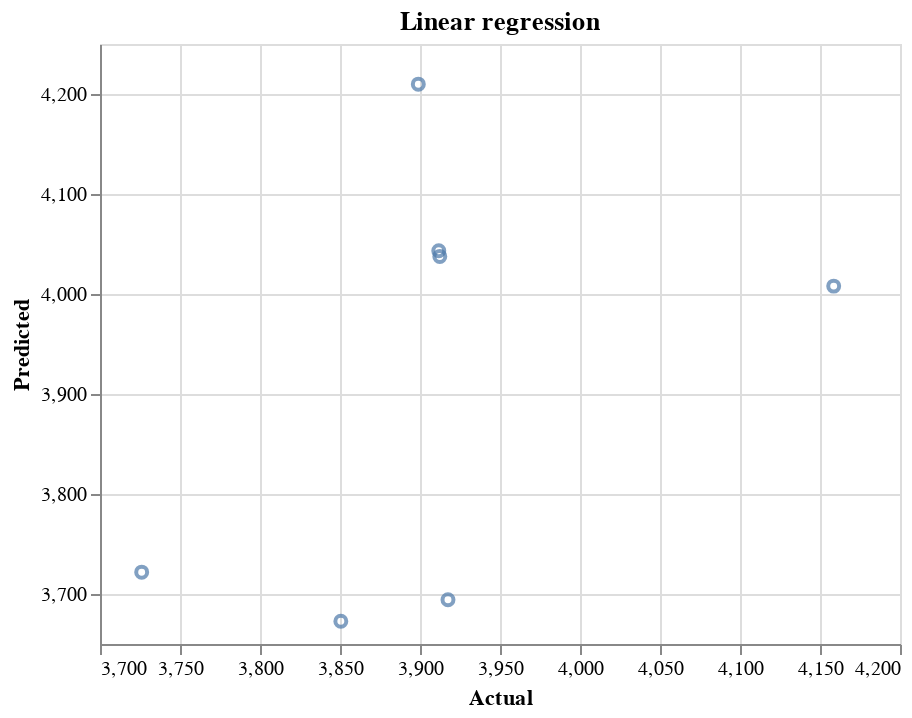

Source (notebook cell):
### Code cell
# Make a scatter plot of the actual vs predicted values
alt.Chart(pd.DataFrame({'Actual': Y_test, 'Linear regression': lm.predict(X_test)})).mark_point().encode(
    alt.X('Actual', scale=alt.Scale(zero=False), title='Actual'),
    alt.Y('Linear regression', scale=alt.Scale(zero=False), title='Predicted')
).properties(title = 'Linear regression')

### Figure 1 — Vega-Lite specification as saved in the notebook (floating-point values rounded to 4 significant figures)
{"config": {"view": {"continuousWidth": 400, "continuousHeight": 300}}, "data": {"name": "data-bf8e87bc67b681dcfe8901ef65171ab9"}, "mark": "point", "encoding": {"x": {"field": "Actual", "scale": {"zero": false}, "title": "Actual", "type": "quantitative"}, "y": {"field": "Linear regression", "scale": {"zero": false}, "title": "Predicted", "type": "quantitative"}}, "title": "Linear regression", "$schema": "https://vega.github.io/schema/vega-lite/v4.17.0.json", "datasets": {"data-bf8e87bc67b681dcfe8901ef65171ab9": [{"Actual": 3899.0, "Linear regression": 4210.0}, {"Actual": 3912.0, "Linear regression": 4043.0}, {"Actual": 4159.0, "Linear regression": 4008.0}, {"Actual": 3851.0, "Linear regression": 3673.0}, {"Actual": 3726.0, "Linear regression": 3722.0}, {"Actual": 3917.0, "Linear regression": 3694.0}, {"Actual": 3912.0, "Linear regression": 4038.0}]}}
